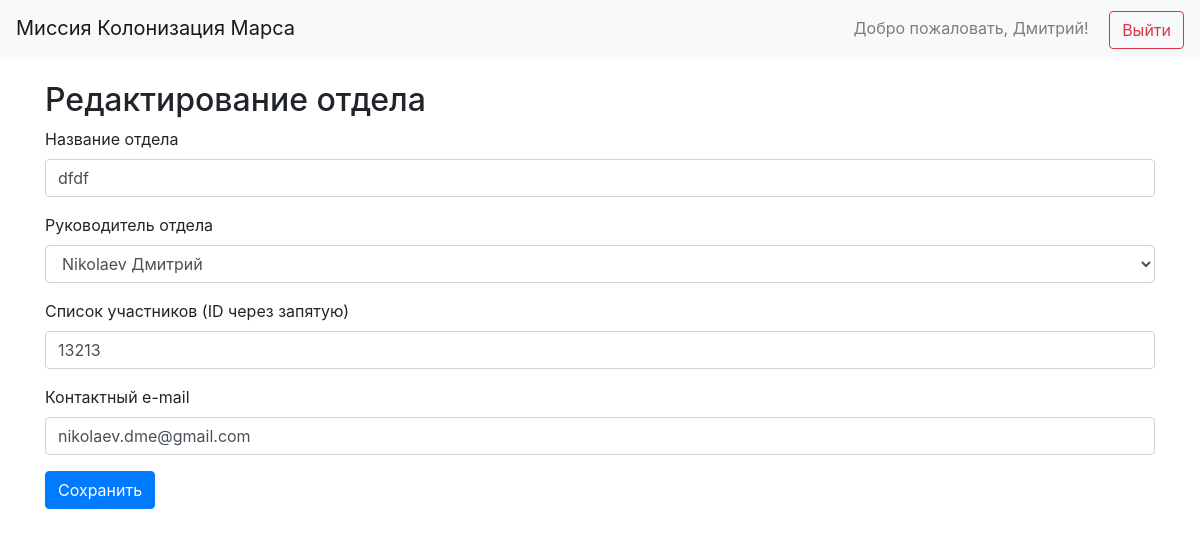
Page /departments/1 (signed in) on the committed database.
### data/users.py (models this page shows, shortened)
class User(SqlAlchemyBase, UserMixin):
    __tablename__ = 'users'
    id = sqlalchemy.Column(sqlalchemy.Integer, primary_key=True, autoincrement=True)
    email = sqlalchemy.Column(sqlalchemy.String, index=True, unique=True, nullable=True)
    hashed_password = sqlalchemy.Column(sqlalchemy.String, nullable=True)
    created_date = sqlalchemy.Column(sqlalchemy.DateTime, default=datetime.datetime.now)
    name = sqlalchemy.Column(sqlalchemy.String, nullable=True)
    surname = sqlalchemy.Column(sqlalchemy.String, nullable=True)
    age = sqlalchemy.Column(sqlalchemy.Integer, nullable=True)
    position = sqlalchemy.Column(sqlalchemy.String, nullable=True)
    speciality = sqlalchemy.Column(sqlalchemy.String, nullable=True)
    address = sqlalchemy.Column(sqlalchemy.String, nullable=True)
    about = sqlalchemy.Column(sqlalchemy.String, nullable=True)

### data/departments.py (models this page shows)
class Department(SqlAlchemyBase):
    __tablename__ = 'departments'
    id = sqlalchemy.Column(sqlalchemy.Integer, primary_key=True, autoincrement=True)
    title = sqlalchemy.Column(sqlalchemy.String, nullable=False)
    chief = sqlalchemy.Column(sqlalchemy.Integer, sqlalchemy.ForeignKey("users.id"))
    members = sqlalchemy.Column(sqlalchemy.String, nullable=True)
    email = sqlalchemy.Column(sqlalchemy.String, nullable=False)
    user = orm.relationship("User", backref="led_departments")

### main.py (the view, shortened to what this page needs)
@app.route("/departments/<int:id>", methods=["GET", "POST"])
@login_required
def edit_department(id):
    form = DepartmentForm()
    with db_session.create_session() as session:
        department = session.query(Department).get(id)
        if not department:
            abort(404)
        form.title.data = department.title
        form.chief.data = department.chief
        form.members.data = department.members
        form.email.data = department.email
    return render_template(
        "department_form.html", form=form, title="Редактирование отдела"
    )

### forms/user.py
class DepartmentForm(FlaskForm):
    title = StringField('Название отдела', validators=[DataRequired(), Length(min=2, max=100)])
    chief = SelectField('Руководитель отдела', coerce=int, validators=[DataRequired()])
    members = StringField('Список участников (ID через запятую)', validators=[Length(max=255)])
    email = StringField('Контактный e-mail', validators=[DataRequired(), Email()])
    submit = SubmitField('Сохранить')
    def __init__(self, *args, **kwargs):
        super(DepartmentForm, self).__init__(*args, **kwargs)
        with db_session.create_session() as session:
            users = session.query(User).all()
            self.chief.choices = [(user.id, f"{user.surname} {user.name}") for user in users]

### data/db_session.py (called while the page is built)
def create_session() -> Session:
    global __factory
    return __factory()

### main.py (called while the page is built)
@login_manager.user_loader
def load_user(user_id):
    with db_session.create_session() as session:
        return session.get(User, int(user_id))

### templates/department_form.html (shortened to what this page needs)
{% extends "base.html" %}
{% block content %}
  <h2>{{ title }}</h2>
  <form method="post">
    <div class="form-group">{{ form.title.label }} {{ form.title(class="form-control") }}</div>
    <div class="form-group">{{ form.chief.label }} {{ form.chief(class="form-control") }}</div>
    <div class="form-group">{{ form.members.label }} {{ form.members(class="form-control") }}</div>
    <div class="form-group">{{ form.email.label }} {{ form.email(class="form-control") }}</div>
    <div class="form-group">{{ form.submit(class="btn btn-primary") }}</div>
  </form>
{% endblock %}

### templates/base.html (shortened to what this page needs)
<!doctype html>
<html lang="ru">
<head>
  <link rel="stylesheet"
        href="https://stackpath.bootstrapcdn.com/bootstrap/4.4.1/css/bootstrap.min.css"
>
</head>
<body class="d-flex flex-column h-100">
  <header>
    <nav class="navbar navbar-light bg-light justify-content-between">
      <a class="navbar-brand" href="/">Миссия Колонизация Марса</a>
      <div>
        {% if current_user.is_authenticated %}
          <span class="navbar-text mr-3">
            Добро пожаловать, {{ current_user.name }}!
          </span>
          <a class="btn btn-outline-danger" href="/logout">Выйти</a>
        {% else %}
          <a class="btn btn-outline-primary mr-2" href="/login">Войти</a>
          <a class="btn btn-outline-success" href="/register">Регистрация</a>
        {% endif %}
      </div>
    </nav>
  </header>
  <main role="main" class="container my-4">
    {% block content %}{% endblock %}
  </main>
</body>
</html>

### rows in the picture
User: name "Дмитрий"
Department: title "dfdf", chief "Nikolaev Дмитрий", members "13213", email "nikolaev.dme@gmail.com"

### other values in the picture
{{ title }} "Редактирование отдела"
